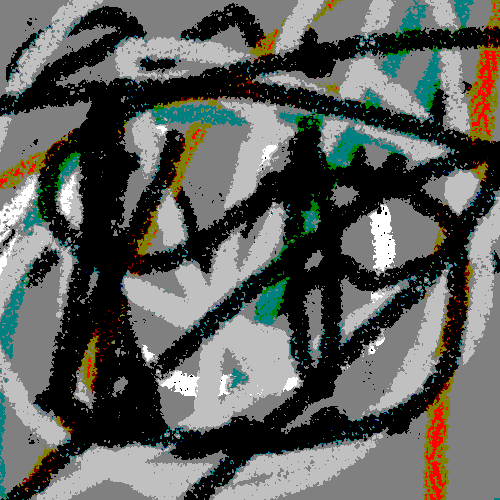
#> input picture input_3states.bmp, 500 x 500 px, found by its file name
$ python example_random_CA_gif.py
#> lines starting #> are read from the running program, lines starting #| are printed output that depends on the picture; after the words box and inside, x2 and y2 are one past the last pixel; in counts of white or black regions, pixels touching at a corner belong together
### cellular_automaton_interface.py
import numpy as np
from PIL import Image

class CellularAutomaton:
    def __init__(self, size=100, num_states=2, initial_state=None):
        # Verificar las categorías presentes en la cuadrícula inicial
        # unique_categories = np.unique(initial_state)
        # print("Categorías presentes en la cuadrícula:", unique_categories)
        # print(initial_state)

        # Inicializar la cuadrícula según la presencia o ausencia de un estado inicial
        if initial_state is None:
            self.SIZE = size
            self.NUM_STATES = num_states
            self.grid = np.random.choice(
                range(num_states), (self.SIZE, self.SIZE)
            ).astype(np.int32)
        else:
            self.SIZE = initial_state.shape[0]
            self.NUM_STATES = num_states
            self.grid = initial_state

    def update(self):
        # Método abstracto para actualizar la cuadrícula, debe ser implementado por clases derivadas
        raise NotImplementedError()

    @staticmethod
    def load_image(image_path, num_states=2):
        # Cargar una imagen y convertirla a una cuadrícula con estados discretos
#> called with image_path = 'R:\\Labs\\FC-Lab1\\TIF\\input_3states.bmp', num_states = 2
        img = Image.open(image_path).convert("L")
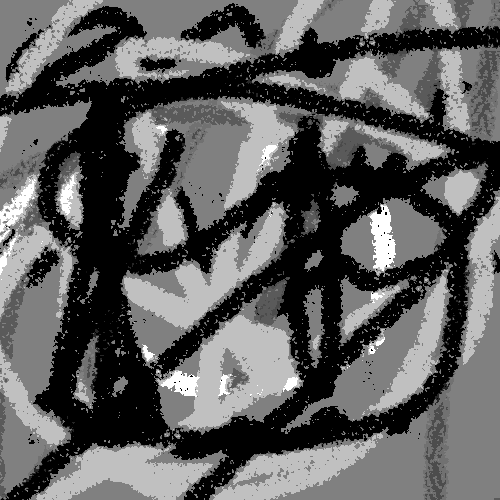
#> img: PIL image 500x500 L; min 0, max 255, mean 94.2
        pixel_data = np.array(img)

        # Convertir los valores de píxeles a categorías discretas según el número de estados
        grid = np.digitize(pixel_data, bins=np.linspace(0, 255, num_states), right=True)
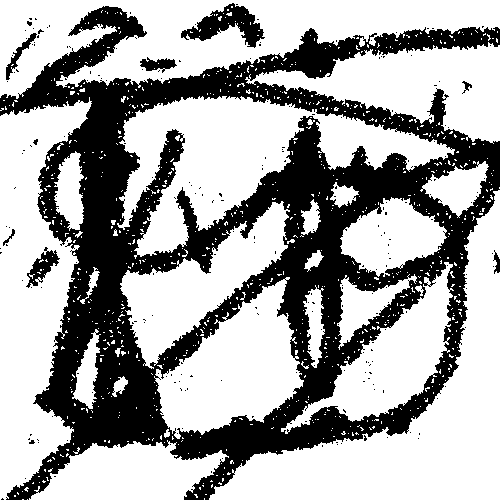
#> grid: shape (500, 500) int64; values 0 (black) and 1 (white), 64.9% white; 234 black regions (226 under 20 px), largest, box (x1, y1, x2, y2) and area: (0, 6, 500, 500) 84348, (181, 3, 265, 48) 1581, (26, 247, 60, 288) 537

        print(np.linspace(0, 255, num_states))

        return grid.astype(np.int32)
#> in __init__, `self.SIZE = initial_state.shape[0]`: self.SIZE = 500
#| 500
#> (the call stopped at in __init__, `self.platform = cl.get_platforms()[0]`: pyopencl is not available in this run)

### cellular_automaton_gif.py
import numpy as np
from PIL import Image
from gif_saver import GifSaver

class CellularAutomatonGif:
    def __init__(
        self,
        automaton,
        max_frames,
        save_interval,
        output_folder,
        filename_gif="combined_gif.gif",
        frame_rate=10,
        colors=None,
        num_states=2,
    ):
        # Parámetros de la animación
        self.frame_rate = frame_rate
        self.max_frames = max_frames
        self.save_interval = save_interval
        self.output_folder = output_folder
        self.automaton = automaton
        self.num_states = num_states
        self.colors = colors or self.generate_default_colors(num_states)
        self.gif_saver = GifSaver(output_folder, frame_rate=self.frame_rate)
        self.filename_gif = filename_gif

        # Inicializar la primera imagen en la lista de frames del GIF
        img = self.generate_image_from_grid(self.automaton.grid)
        self.gif_saver.frames.append(np.array(img))

    def generate_default_colors(self, num_states):
        # Generar colores predeterminados si no se proporcionan
        return [(np.random.randint(256), np.random.randint(256), np.random.randint(256)) for _ in range(num_states)]

    def generate_frames(self):
        # Generar frames para la animación
        for frame in range(self.max_frames):
            self.automaton.update()
            img = self.generate_image_from_grid(self.automaton.grid)

            # Añadir el frame actual a la lista de frames del GIF
            self.gif_saver.frames.append(np.array(img))

            # Guardar el GIF parcial cada cierto intervalo
            if frame % self.save_interval == 0 and frame > 0:
                filename = f"{self.output_folder}automaton_animation_color_{frame}.gif"
                self.gif_saver.save_frames(self.gif_saver.frames, filename)
                self.gif_saver.frames = []

        # Guardar el último conjunto de frames si queda alguno
        if self.gif_saver.frames:
            final_filename = f"{self.output_folder}automaton_animation_color_final.gif"
            self.gif_saver.save_frames(self.gif_saver.frames, final_filename)

    def generate_image_from_grid(self, grid):
        # Convertir la cuadrícula a una imagen usando colores
        height, width = grid.shape
        img_data = np.zeros((height, width, 3), dtype=np.uint8)

        for i in range(self.num_states):
            img_data[grid == i] = self.colors[i]

        img = Image.fromarray(img_data, 'RGB')
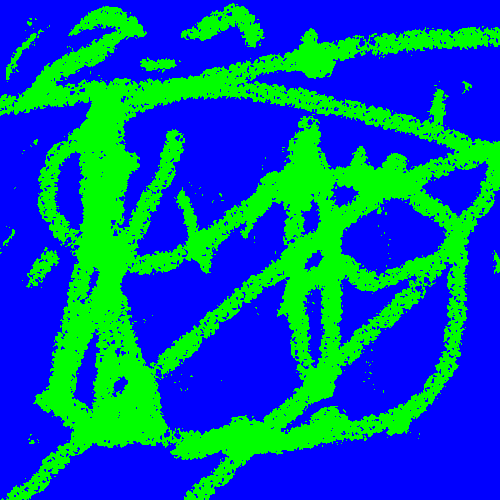
#> img: PIL image 500x500 RGB; mean R, G, B 0, 89.5, 165.5
        return img

    # [5 lines left out: function combine_gifs, not called in this run]

### gif_saver.py
import math
import imageio
from PIL import Image
import os
import numpy as np


class GifSaver:
    def __init__(self, output_folder, frame_rate=10):
        self.OUTPUT_FOLDER = output_folder
        self.FRAME_RATE = frame_rate

        if not os.path.exists(self.OUTPUT_FOLDER):
            os.makedirs(self.OUTPUT_FOLDER)

        self.frames = []

    def div_or_inf(self, a, b):
        return a / b if b else math.inf

    # [42 lines left out: functions save_frames, combine_gifs, not called in this run]

### stochastic_memorized_CA_example.py
from cellular_automaton_interface import CellularAutomaton
from stochastic_memorized_cellular_automaton_opencl import StochasticCellularAutomatonOpenCLMemory
from cellular_automaton_gif import CellularAutomatonGif

class RandomRulesCA(StochasticCellularAutomatonOpenCLMemory):
    def __init__(self, size=100, initial_state=None):
        super().__init__(
            size,
            2,
            rule_kernel=RandomRulesCA.kernel,
            initial_state=initial_state,
        )

    kernel = """
        typedef struct {
            uchar value;
            uchar val;
        } Cell;

        // Función para calcular el número aleatorio único para cada celda
        unsigned int calculateUniqueValue(int gid_x, int gid_y, int SIZE) {
            return gid_x + gid_y * SIZE;
        }

        // Función para calcular el número aleatorio a partir de la semilla y el valor único
        unsigned int calculateRandom(unsigned int seed, unsigned int unique_value) {
            return (1103515245 * (seed ^ unique_value) + 12345) % 0xFFFFFFFF;
        }

        // Función para convertir el número aleatorio en un valor de punto flotante entre 0 y 1
        float convertToFloat(unsigned int random) {
            return convert_float(random) / 0xFFFFFFFF;
        }

        // Función principal del kernel
        __kernel void automate(
            __global int *grid,
            __global Cell *memory,
            __global int *out_grid,
            __global Cell *out_memory,
            const unsigned int SIZE,
            const unsigned int NUM_STATES,
            const unsigned int NUM_BOOLS,
            const unsigned int seed
        ) {
            int gid_x = get_global_id(0);
            int gid_y = get_global_id(1);
            int index = gid_y * SIZE + gid_x;

            // Accede al estado actual y la memoria asociada
            int current_state = grid[index];
            Cell current_memory = memory[index];

            // Calcula el valor único para cada celda basado en la posición
            unsigned int unique_value = calculateUniqueValue(gid_x, gid_y, SIZE);

            // Calcula el número aleatorio único para cada celda
            unsigned int random = calculateRandom(seed, unique_value);

            // Convierte el número aleatorio en un valor de punto flotante entre 0 y 1
            float random_float = convertToFloat(random);

            // Define la probabilidad de cambio de estado
            float change_probability = 0.1 + current_memory.value * 0.05;

            // Cambia de estado con la probabilidad calculada
            int new_state = current_state;
            if (random_float < change_probability) {
                new_state = 1 - current_state;  // Cambia de 0 a 1 o de 1 a 0
                current_memory.value = 0;  // Reinicia el contador de duración del estado
            } else {
                current_memory.value += 1;  // Incrementa el contador de duración del estado
            }

            // Actualiza el estado y la memoria
            out_grid[index] = new_state;
            out_memory[index] = current_memory;
        }

    """

### stochastic_memorized_cellular_automaton_opencl.py
from cellular_automaton_interface import CellularAutomaton
import pyopencl as cl
import numpy as np
import time

# Number of booleans per cell
NUM_BOOLS = 4

class StochasticCellularAutomatonOpenCLMemory(CellularAutomaton):
    def __init__(self, size=100, num_states=2, rule_kernel=None, initial_state=None, initializer_func=None):
        """
        Initializes the StochasticCellularAutomatonOpenCLMemory object.

        Parameters:
        - size: Size of the square grid.
        - num_states: Number of states for each cell.
        - rule_kernel: OpenCL kernel code for the cellular automaton rule.
        - initial_state: Initial state of the grid (optional).
        """
        super().__init__(size, num_states, initial_state)
        print(self.SIZE)

        # Initialize OpenCL platform, device, context, and command queue
        self.platform = cl.get_platforms()[0]
        self.device = self.platform.get_devices()[0]
        self.ctx = cl.Context([self.device])
        self.queue = cl.CommandQueue(self.ctx)

        self.kernel_code = rule_kernel

        # Build OpenCL program from the provided kernel code
        self.prg = cl.Program(self.ctx, self.kernel_code).build()

        # Define a structured data type for memory with an integer and boolean array
        dtype = np.dtype([("value", np.uint8), ("state", np.uint8, NUM_BOOLS)])

        # Create OpenCL buffers for the grid and memory
        self.GRID1 = cl.Buffer(
            self.ctx,
            cl.mem_flags.READ_WRITE | cl.mem_flags.COPY_HOST_PTR,
            hostbuf=self.grid,
        )

        if initializer_func is None:
            initial_memory = np.zeros_like(self.grid, dtype=dtype)
        else:
            initial_memory = initializer_func(self.grid, np.zeros_like(self.grid, dtype=dtype))

        self.MEMORY1 = cl.Buffer(
            self.ctx,
            cl.mem_flags.READ_WRITE | cl.mem_flags.COPY_HOST_PTR,
            hostbuf=initial_memory,
        )

        # Create additional buffers for the second grid and memory
        self.GRID2 = cl.Buffer(
            self.ctx,
            cl.mem_flags.READ_WRITE,
            size=self.GRID1.size
        )

        self.MEMORY2 = cl.Buffer(
            self.ctx,
            cl.mem_flags.READ_WRITE,
            size=self.MEMORY1.size,
        )

        # Set the active grid to GRID1 initially
        self.ACTIVE_GRID = 1

        print(self.GRID1.size)
        print(self.GRID2.size)

    def update(self):
        # Generate a new random seed for each function call
        random_seed = np.random.randint(0, 2**31 - 1)

#> (the run stopped early here; a loop or call above may not have finished)
